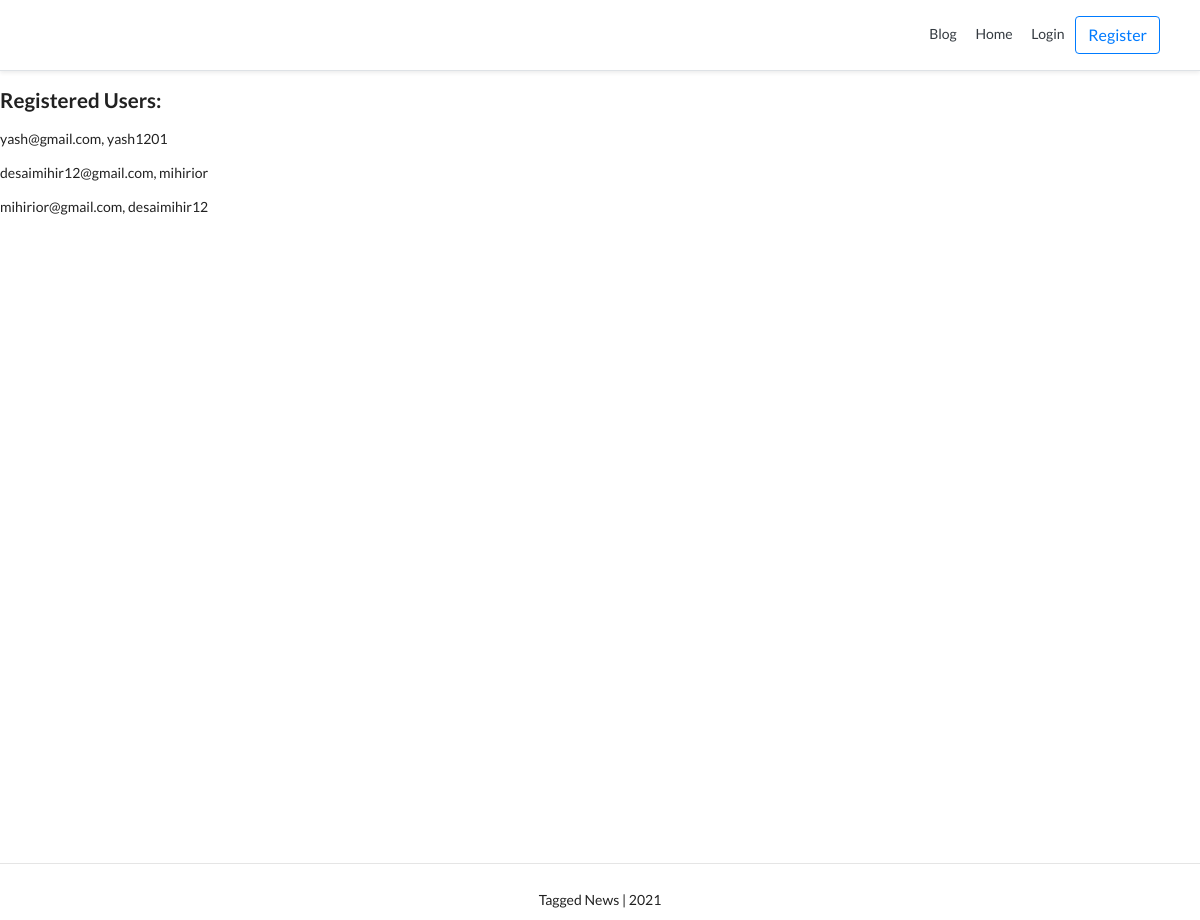
The app's page /, older data.
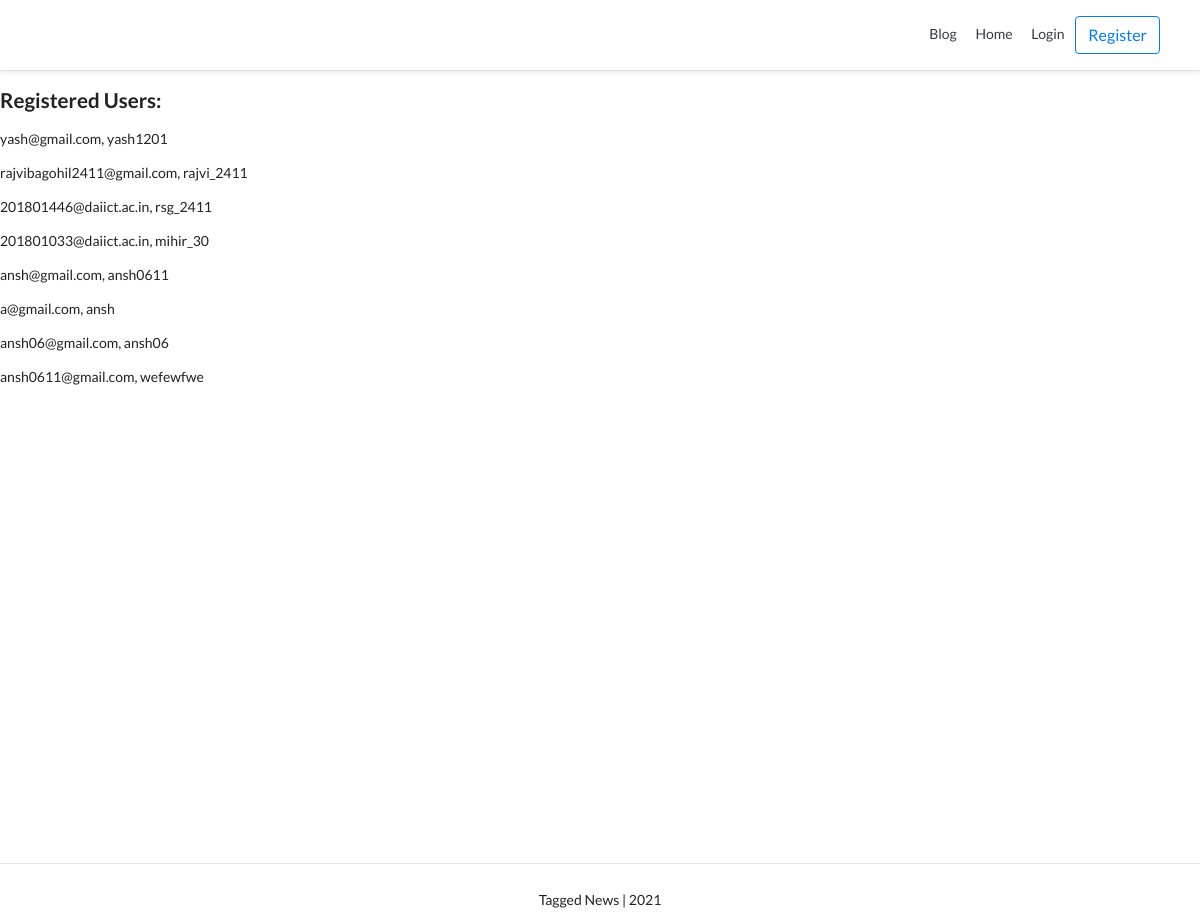
The same page, newer data.
### account/models.py (models this page shows, shortened)
class Account(AbstractBaseUser, PermissionsMixin):
    email                       = models.EmailField(verbose_name="email", max_length=60, unique=True)
    username                    = models.CharField(max_length=30, unique=True)
    date_joined                 = models.DateTimeField(verbose_name='date joined', auto_now_add=True)
    last_login                  = models.DateTimeField(verbose_name='last login', auto_now=True)
    is_admin                    = models.BooleanField(default=False)
    is_active                   = models.BooleanField(default=True)
    is_staff                    = models.BooleanField(default=False)
    is_superuser                = models.BooleanField(default=False)
    USERNAME_FIELD = 'email'
    REQUIRED_FIELDS = ['username',]
    objects = MyAccountManager()
    def __str__(self):
        return self.email + ", " + self.username

### personal/views.py (the view)
# urls.py: path('', home_screen_view, name="home"),
def home_screen_view(request):
    context = {}
    accounts = Account.objects.all()
    context['accounts'] = accounts
    return render(request, "personal/home.html", context)

### personal/templates/personal/home.html
{% extends 'base.html' %}
{% block content %}
    <h3>Registered Users:</h3>
    {% for account in accounts %}
        <p>{{account}}</p>
    {% endfor %}
{% endblock content %}

### templates/base.html (shortened to what this page needs)
{% load static %}
<!DOCTYPE html>
<html lang=en>
<head>
	<link rel="stylesheet" href="https://stackpath.bootstrapcdn.com/bootstrap/4.3.1/css/bootstrap.min.css">
    <link rel="stylesheet" type='text/css' href="https://cdnjs.cloudflare.com/ajax/libs/semantic-ui/2.2.14/semantic.min.css">
</head>
<body>
{% include 'snippets/header.html' %}
<div class="page-container">
	<div class="main">
		{% block content %}
		{% endblock content %}
	</div>
	<div class="my-footer">
		{% include 'snippets/footer.html' %}
	</div>
</div>
</body>
</html>

### templates/snippets/header.html (shortened to what this page needs)
<div class="d-flex flex-column flex-md-row align-items-center p-3 px-md-4 mb-3 bg-white border-bottom shadow-sm">
  <nav class="my-2 my-md-0 mr-md-3">
  	{% if request.user.is_authenticated %}
	  	<a class="p-2 text-dark" href="{% url 'blog' %}">Blog</a>
	  	<a class="p-2 text-dark" href="{% url 'home' %}">Home</a>
	    <a class="p-2 text-dark" href="{% url 'account' %}">Account</a>
	    <a class="p-2 text-dark" href="{% url 'logout' %}">Logout</a>
	{% else %}
		<a class="p-2 text-dark" href="{% url 'blog' %}">Blog</a>
		<a class="p-2 text-dark" href="{% url 'home' %}">Home</a>
	    <a class="p-2 text-dark" href="{% url 'login' %}">Login</a>
	    <a class="btn btn-outline-primary" href="{% url 'register' %}">Register</a>
	{% endif %}
  </nav>
</div>

### templates/snippets/footer.html (shortened to what this page needs)
<hr>
<div class="d-flex flex-row align-items-center footer">
	<p class="m-auto">Tagged News | 2021</p>
</div>

### templates/base.html (style rules this page uses)
.page-container { position:relative; min-height:100vh; }
.main { padding-bottom: 2.5rem; }
.my-footer { position: absolute; bottom: 0; width: 100%; height: 2.5rem; }

### templates/snippets/header.html (style rules this page uses)
@media (min-width: 768px) { html { font-size: 16px; } }

### templates/snippets/footer.html (style rules this page uses)
.footer { min-height: 2.5rem; }

Row changes from the older to the newer data that the page shows:
removed Account: email+username "desaimihir12@gmail.com, mihirior"
removed Account: email+username "mihirior@gmail.com, desaimihir12"
added Account: email+username "rajvibagohil2411@gmail.com, rajvi_2411"
added Account: email+username "201801446@daiict.ac.in, rsg_2411"
added Account: email+username "201801033@daiict.ac.in, mihir_30"
added Account: email+username "ansh@gmail.com, ansh0611"
added Account: email+username "a@gmail.com, ansh"
added Account: email+username "ansh06@gmail.com, ansh06"
added Account: email+username "ansh0611@gmail.com, wefewfwe"
